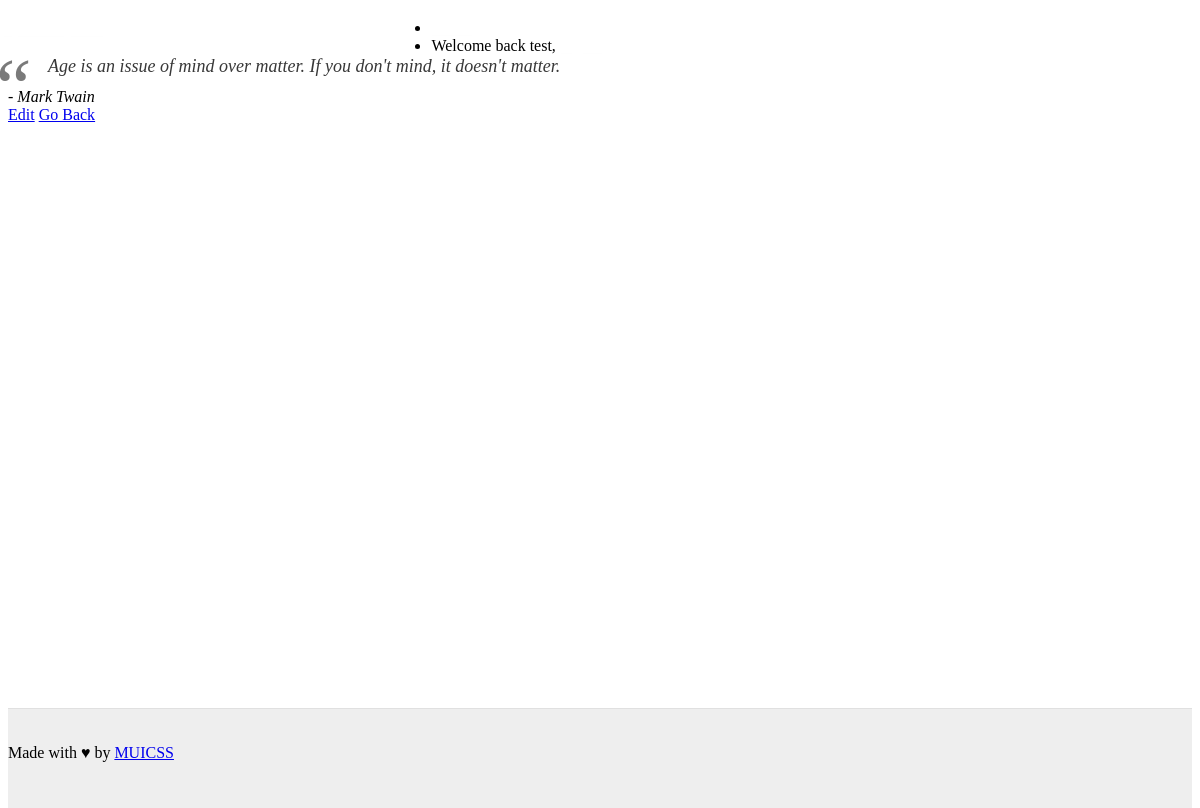
The page /1 (signed in) on the database its author committed.
### quotes/models.py (models this page shows, shortened)
class Quote(models.Model):
    quote = models.TextField()
    author = models.CharField(max_length=100)
    source = models.URLField(blank=True, null=True)
    cover = models.URLField(blank=True, null=True)
    added = models.DateTimeField(auto_now_add=True)
    edited = models.DateTimeField(auto_now=True)
    user = models.ForeignKey(User, on_delete=models.CASCADE,
                             blank=True, null=True)
    class Meta:
        ordering = ['-added']

### quotes/views.py (the view)
# urls.py: path('<int:pk>', views.quote_detail, name='quote_detail'),
def quote_detail(request, pk):
    quote = get_object_or_404(Quote, pk=pk)
    return render(request, 'quotes/quote_detail.html', {'quote': quote})

### quotes/templates/quotes/quote_detail.html
{% extends 'base.html' %}
{% load humanize %}
{% block content %}
  <div class="mui-panel">
    <div class="mui-container">
      <blockquote>{{ quote.quote }}</blockquote>
      <cite>- {{ quote.author }}</cite>
    </div>
  </div>
  <div class="mui-container">
    {% if quote.user == request.user %}
      <a class="mui-btn mui-btn--primary" href="{% url "quotes:quote_edit" quote.id %}">Edit</a>
    {% endif %}
    <a class="mui-btn mui-btn--raised" href="{% url "quotes:quote_list" %}">Go Back</a>
  </div>
{% endblock %}

### mysite/templates/base.html (shortened to what this page needs)
{% load static %}
<!doctype html>
<html>
  <head>
    <link href="//cdn.muicss.com/mui-0.9.40/css/mui.min.css" rel="stylesheet" type="text/css" />
    <link href="{% static 'css/style.css' %}" rel="stylesheet" type="text/css" />
  </head>
  <body
  >
    <header class="mui-appbar mui--z1">
      <div class="mui-container">
        <table>
          <tr class="mui--appbar-height">
            <td class="mui--text-title"><a id="pageTitle" href="{% url "quotes:quote_list" %}">PyBites Quotes</a></td>
            <td class="mui--text-right">
              <ul class="mui-list--inline mui--text-body2">
                <li><a href="#">About</a></li>
                {% if request.user.is_authenticated %}
                  <li>Welcome back {{ request.user.username }}, <a href="{% url 'logout' %}">logout</a></li>
                {% else %}
                  <li><a href="{% url 'login' %}">Login to add quotes</a></li>
                {% endif %}
              </ul>
            </td>
          </tr>
        </table>
      </div>
    </header>
    <div id="content-wrapper"
    >
      <div class="mui-container">
        <br><br>
        {% block content %}{% endblock %}
      </div>
    </div>
    <footer>
      <div class="mui-container mui--text-center">
        Made with ♥ by <a href="https://www.muicss.com">MUICSS</a>
      </div>
    </footer>
  </body>
</html>

### mysite/static/css/style.css (style rules this page uses)
html, body { height: 100%; }
html, body, input, textarea, button { -webkit-font-smoothing: antialiased; -moz-osx-font-smoothing: grayscale; text-shadow: 1px 1px 1px rgba(0, 0, 0, 0.004); }
header { position: fixed; top: 0; right: 0; left: 0; z-index: 2; }
header ul.mui-list--inline { margin-bottom: 0; }
header a { color: white; }
header table { width: 100%; }
#content-wrapper { min-height: 100%; box-sizing: border-box; margin-bottom: -100px; padding-bottom: 100px; }
footer { box-sizing: border-box; height: 100px; background-color: #eee; border-top: 1px solid #e0e0e0; padding-top: 35px; }
blockquote { border-left: none; font-family: Georgia, serif; font-size: 18px; font-style: italic; margin: 0.25em 0; padding: 0.25em 40px; line-height: 1.45; position: relative; color: #383838; }
blockquote:before { display: block; content: "\201C"; font-size: 80px; position: absolute; left: -20px; top: -20px; color: #7a7a7a; }

### rows shown on the page
Quote: quote "Age is an issue of mind over matter. If you don't mind, it doesn't matter.", author "Mark Twain"

### other values the page prints
{{ request.user.username }} "test"
